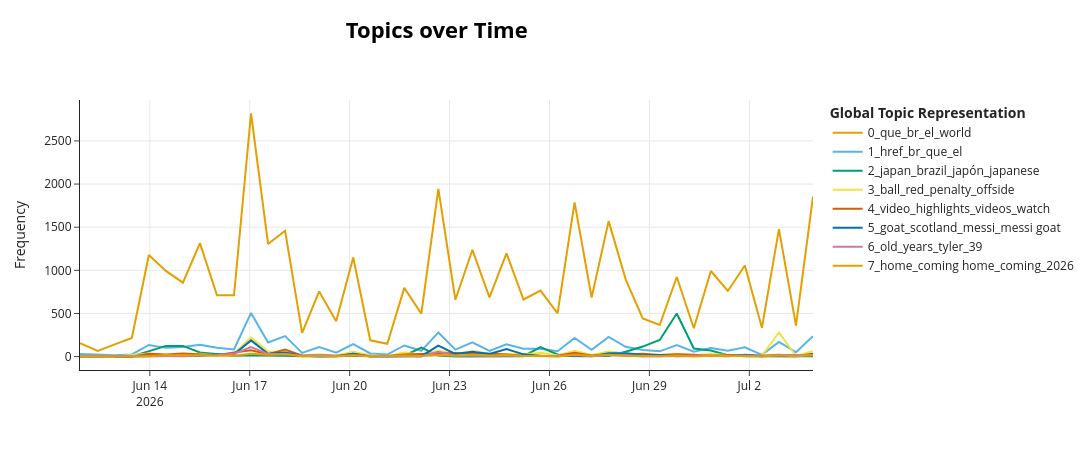

Source (notebook cell):
### Markdown cell above
---

### 4. Evolución temporal de tópicos

BERTopic puede calcular cómo cambia la prevalencia de cada tópico en el tiempo. Con un solo partido, la granularidad disponible es la fecha/hora de publicación del comentario.

### Code cell
if df is not None and not df.empty and 'topic' in df.columns:
    import time as _time
    _t0 = _time.monotonic()

    # --- Ensure texts is in scope (re-extract from df if needed) ---
    if 'texts' not in dir() or texts is None:
        texts = df['text_clean'].tolist()

    timestamps_raw = df['published_at'] if 'published_at' in df.columns else df.get('created_utc', pd.Series([pd.NaT]*len(df)))
    timestamps = pd.to_datetime(timestamps_raw, errors='coerce')

    # Align texts and timestamps: keep only rows where BOTH are valid
    valid_mask = timestamps.notna() & df['text_clean'].notna()
    n_valid = valid_mask.sum()
    print(f"Comentarios con timestamp + texto valido: {n_valid}/{len(df)}")

    if n_valid > 10:
        try:
            # NOTE: BERTopic's topics_over_time requires docs matching the fitting data.
            # With nr_bins=20 and tuning=False, 20K+ docs complete in <10s.
            span_days = (timestamps[valid_mask].max() - timestamps[valid_mask].min()).total_seconds() / 86400
            nr_bins = max(20, min(int(span_days * 2), 48))
            print(f"Rango fechas: {span_days:.1f} dias, nr_bins={nr_bins}")

            tot_df = topics_over_time_df(
                model, texts, timestamps,
                nr_bins=nr_bins,
                global_tuning=False,
                evolution_tuning=False,
            )

            _elapsed = _time.monotonic() - _t0
            if not tot_df.empty:
                print(f"Evolucion temporal calculada: {tot_df.shape[0]} filas ({_elapsed:.1f}s)")
                try:
                    fig = model.visualize_topics_over_time(tot_df, top_n_topics=min(8, tot_df['Topic'].nunique()))
                    fig.show()
                except Exception as exc:
                    print(f"Visualizacion no disponible: {exc}")
                    display(tot_df.head(10))
            else:
                print("No se pudo calcular la evolucion temporal.")
        except Exception as exc:
            print(f"Evolucion temporal omitida (error): {exc}")
    else:
        print(f"Solo {n_valid} comentarios con timestamp valido — insuficiente.")
